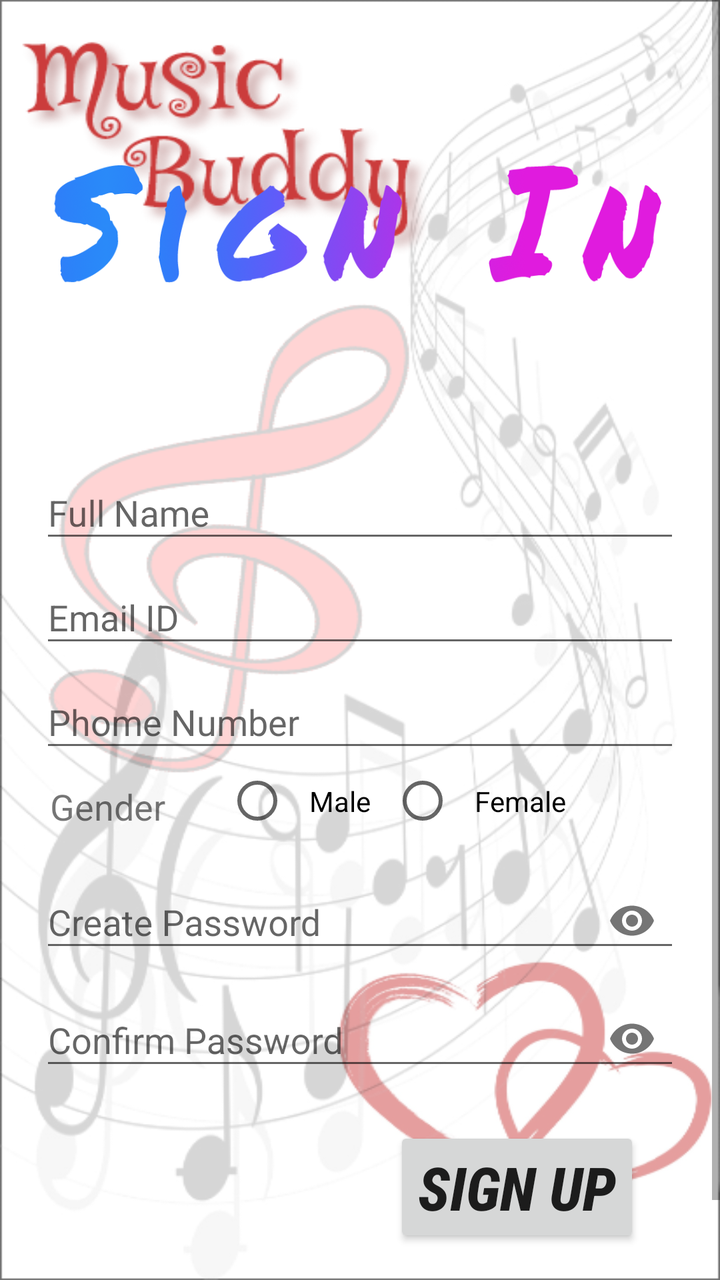
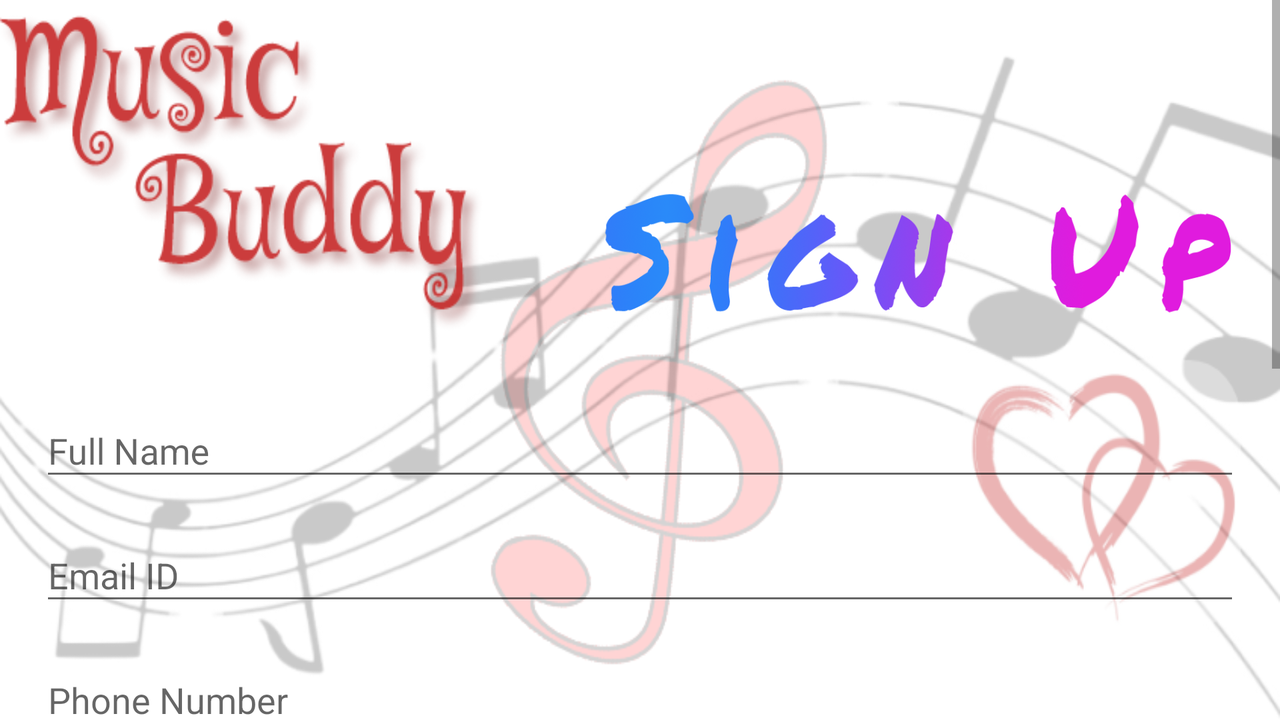

The same Android screen from two of the app's own layout files: first res/layout/ as a phone draws it, then the author's variant for another configuration, drawn on a device whose configuration selects that folder. Both files follow.
<!-- AndroidManifest.xml: application theme NoBarTheme -->
<!-- res/layout/activity_sign_up.xml -->
<?xml version="1.0" encoding="utf-8"?>
<ScrollView xmlns:android="http://schemas.android.com/apk/res/android"
    xmlns:app="http://schemas.android.com/apk/res-auto"
    xmlns:tools="http://schemas.android.com/tools"
    android:layout_width="match_parent"
    android:layout_height="match_parent"
    tools:context=".SignUpActivity"
    android:orientation="vertical"
    android:background="@drawable/sign_up_bg">

    <LinearLayout
        android:layout_width="match_parent"
        android:layout_height="match_parent"
        android:orientation="vertical"
        android:paddingHorizontal="20dp"
        >
    <ImageView
            android:id="@+id/signInImgID"
            android:layout_width="wrap_content"
            android:layout_height="wrap_content"
            android:src="@drawable/sign_in_img"
            app:layout_constraintEnd_toEndOf="parent"
            app:layout_constraintHorizontal_bias="0.498"
            app:layout_constraintStart_toStartOf="parent"
            app:layout_constraintTop_toTopOf="parent" />

    <com.google.android.material.textfield.TextInputLayout
        android:layout_width="match_parent"
        android:layout_height="wrap_content"
        android:id="@+id/nameId">

        <com.google.android.material.textfield.TextInputEditText
            android:layout_width="match_parent"
            android:layout_height="wrap_content"
            android:hint="Full Name"
            android:inputType="textPersonName"
            android:id="@+id/nameEditId"/>

    </com.google.android.material.textfield.TextInputLayout>
    <com.google.android.material.textfield.TextInputLayout
        android:layout_width="match_parent"
        android:layout_height="wrap_content"
        android:id="@+id/emailId">

        <com.google.android.material.textfield.TextInputEditText
            android:layout_width="match_parent"
            android:layout_height="wrap_content"
            android:hint="Email ID"
            android:inputType="textEmailAddress"
            android:id="@+id/emailEditID"/>

    </com.google.android.material.textfield.TextInputLayout>
    <com.google.android.material.textfield.TextInputLayout
        android:layout_width="match_parent"
        android:layout_height="wrap_content"
        android:id="@+id/contactId">

        <com.google.android.material.textfield.TextInputEditText
            android:layout_width="match_parent"
            android:layout_height="wrap_content"
            android:hint="Phome Number"
            android:inputType="phone"
            android:id="@+id/contactEditID"/>

    </com.google.android.material.textfield.TextInputLayout>
        <LinearLayout
            android:layout_width="wrap_content"
            android:layout_height="wrap_content">
    <TextView
        android:layout_width="wrap_content"
        android:layout_height="wrap_content"
        android:text="Gender"
        android:paddingVertical="10dp"
        android:textSize="18sp"
        android:paddingLeft="5dp"
        android:paddingRight="30dp"
        android:id="@+id/genderTextId"/>
    <RadioGroup
        android:layout_width="wrap_content"
        android:layout_height="wrap_content"
        android:id="@+id/genderId"
        android:orientation="horizontal">

        <RadioButton
            android:layout_width="wrap_content"
            android:layout_height="wrap_content"
            android:id="@+id/maleId"
            android:text="Male"
            android:padding="10dp"/>

        <RadioButton
            android:layout_width="wrap_content"
            android:layout_height="wrap_content"
            android:id="@+id/femaleId"
            android:text="Female"
            android:padding="10dp"/>
    </RadioGroup>
        </LinearLayout>
    <com.google.android.material.textfield.TextInputLayout
        android:layout_width="match_parent"
        android:layout_height="wrap_content"
        android:id="@+id/passwordId"
        app:passwordToggleEnabled="true">

        <com.google.android.material.textfield.TextInputEditText
            android:layout_width="match_parent"
            android:layout_height="wrap_content"
            android:hint="Create Password"
            android:inputType="textPassword"
            android:id="@+id/passwordEditID"/>

    </com.google.android.material.textfield.TextInputLayout>
    <com.google.android.material.textfield.TextInputLayout
        android:layout_width="match_parent"
        android:layout_height="wrap_content"
        android:id="@+id/passwordConfId"
        app:passwordToggleEnabled="true">

        <com.google.android.material.textfield.TextInputEditText
            android:layout_width="match_parent"
            android:layout_height="wrap_content"
            android:hint="Confirm Password"
            android:inputType="textPassword"
            android:id="@+id/passwordConfEditID"/>

    </com.google.android.material.textfield.TextInputLayout>

    <Button
        android:layout_width="wrap_content"
        android:layout_height="wrap_content"
        android:text="Sign Up"
        android:fontFamily="sans-serif-condensed-medium"
        android:textStyle="italic|bold"
        android:textSize="30sp"
        android:layout_gravity="right"
        android:layout_margin="20dp"
        android:id="@+id/signUpBtnId"/>
    <TextView
            android:layout_width="match_parent"
            android:layout_height="match_parent"
            android:textStyle="bold"
            android:text="Already have an account? Click here"
            android:gravity="bottom|center"
            android:id="@+id/haveAccId"
        android:paddingTop="20dp"/>
    </LinearLayout>
</ScrollView>
<!-- resources referenced by this layout -->
<resources>
  <!-- drawable sign_in_img: png bitmap (drawable, 113055 bytes) -->
  <!-- drawable sign_up_bg: png bitmap (drawable, 177601 bytes) -->
  <style name="NoBarTheme" parent="Theme.AppCompat.Light.NoActionBar">
          
          <item name="colorPrimary">@color/colorPrimary</item>
          <item name="colorPrimaryDark">@color/colorPrimaryDark</item>
          <item name="colorAccent">@color/colorAccent</item>
      </style>
  <color name="colorPrimary">#6200EE</color>
  <color name="colorPrimaryDark">#3700B3</color>
  <color name="colorAccent">#03DAC5</color>
</resources>
<!-- res/layout-land/activity_sign_up.xml (the author's variant of the layout above) -->
<!-- drawn on the phone turned sideways -->
<?xml version="1.0" encoding="utf-8"?>
<ScrollView xmlns:android="http://schemas.android.com/apk/res/android"
    xmlns:app="http://schemas.android.com/apk/res-auto"
    xmlns:tools="http://schemas.android.com/tools"
    android:layout_width="match_parent"
    android:layout_height="match_parent"
    tools:context=".SignUpActivity"
    android:orientation="vertical"
    android:background="@drawable/sign_up_bg_land">

    <LinearLayout
        android:layout_width="match_parent"
        android:layout_height="match_parent"
        android:orientation="vertical"
        android:paddingHorizontal="20dp">

        <ImageView
            android:id="@+id/signInImgID"
            android:layout_width="wrap_content"
            android:layout_height="113dp"
            android:layout_marginTop="70dp"
            android:src="@drawable/sign_up_img"
            app:layout_constraintEnd_toEndOf="parent"
            app:layout_constraintHorizontal_bias="0.498"
            app:layout_constraintStart_toStartOf="parent"
            app:layout_constraintTop_toTopOf="parent"
            android:layout_marginLeft="280dp"/>

    <com.google.android.material.textfield.TextInputLayout
        android:layout_width="match_parent"
        android:layout_height="wrap_content"
        android:id="@+id/nameId"
        android:layout_marginTop="10dp">

        <com.google.android.material.textfield.TextInputEditText
            android:layout_width="match_parent"
            android:layout_height="wrap_content"
            android:hint="Full Name"
            android:inputType="textPersonName"
            android:id="@+id/nameEditId"/>

    </com.google.android.material.textfield.TextInputLayout>
    <com.google.android.material.textfield.TextInputLayout
        android:layout_width="match_parent"
        android:layout_height="wrap_content"
        android:id="@+id/emailId"
        android:layout_marginTop="10dp">

        <com.google.android.material.textfield.TextInputEditText
            android:layout_width="match_parent"
            android:layout_height="wrap_content"
            android:hint="Email ID"
            android:inputType="textEmailAddress"
            android:id="@+id/emailEditID"/>

    </com.google.android.material.textfield.TextInputLayout>
    <com.google.android.material.textfield.TextInputLayout
        android:layout_width="match_parent"
        android:layout_height="wrap_content"
        android:id="@+id/contactId"
        android:layout_marginTop="10dp">

        <com.google.android.material.textfield.TextInputEditText
            android:layout_width="match_parent"
            android:layout_height="wrap_content"
            android:hint="Phone Number"
            android:inputType="phone"
            android:id="@+id/contactEditID"/>

    </com.google.android.material.textfield.TextInputLayout>
        <LinearLayout
            android:layout_width="wrap_content"
            android:layout_height="wrap_content"
            android:orientation="horizontal"
            android:layout_marginTop="10dp">
    <TextView
        android:layout_width="wrap_content"
        android:layout_height="wrap_content"
        android:text="Gender"
        android:paddingVertical="10dp"
        android:textSize="18sp"
        android:paddingLeft="5dp"
        android:paddingRight="30dp"
        android:id="@+id/genderTextId"/>
    <RadioGroup
        android:layout_width="wrap_content"
        android:layout_height="wrap_content"
        android:id="@+id/genderId"
        android:orientation="horizontal">

        <RadioButton
            android:layout_width="wrap_content"
            android:layout_height="wrap_content"
            android:id="@+id/maleId"
            android:text="Male"
            android:paddingHorizontal="10dp"/>

        <RadioButton
            android:layout_width="wrap_content"
            android:layout_height="wrap_content"
            android:id="@+id/femaleId"
            android:text="Female"
            android:paddingHorizontal="10dp"/>
    </RadioGroup>
        </LinearLayout>
    <com.google.android.material.textfield.TextInputLayout
        android:layout_width="match_parent"
        android:layout_height="wrap_content"
        android:id="@+id/passwordId"
        app:passwordToggleEnabled="true"
        android:layout_marginTop="10dp">

        <com.google.android.material.textfield.TextInputEditText
            android:layout_width="match_parent"
            android:layout_height="wrap_content"
            android:hint="Create Password"
            android:inputType="textPassword"
            android:id="@+id/passwordEditID"/>

    </com.google.android.material.textfield.TextInputLayout>
    <com.google.android.material.textfield.TextInputLayout
        android:layout_width="match_parent"
        android:layout_height="wrap_content"
        android:id="@+id/passwordConfId"
        app:passwordToggleEnabled="true"
        android:layout_marginTop="10dp">

        <com.google.android.material.textfield.TextInputEditText
            android:layout_width="match_parent"
            android:layout_height="wrap_content"
            android:hint="Confirm Password"
            android:inputType="textPassword"
            android:id="@+id/passwordConfEditID"/>

    </com.google.android.material.textfield.TextInputLayout>

    <Button
        android:layout_width="wrap_content"
        android:layout_height="wrap_content"
        android:text="Sign Up"
        android:fontFamily="sans-serif-condensed-medium"
        android:textStyle="italic|bold"
        android:textSize="30sp"
        android:layout_gravity="right"
        android:layout_marginTop="10dp"
        android:id="@+id/signUpBtnId"/>
    <TextView
            android:layout_width="match_parent"
            android:layout_height="match_parent"
            android:textStyle="bold"
            android:text="Already have an account? Click here"
            android:gravity="bottom|center"
            android:id="@+id/haveAccId"
        android:layout_marginTop="30dp"
        android:textSize="30sp"/>
    </LinearLayout>
</ScrollView>
<!-- resources referenced by the variant -->
<!-- as the phone turned sideways resolves them -->
<resources>
  <!-- drawable sign_up_bg_land: png bitmap (drawable, 146112 bytes) -->
  <!-- drawable sign_up_img: png bitmap (drawable, 115467 bytes) -->
  <style name="NoBarTheme" parent="Theme.AppCompat.Light.NoActionBar">
          
          <item name="colorPrimary">@color/colorPrimary</item>
          <item name="colorPrimaryDark">@color/colorPrimaryDark</item>
          <item name="colorAccent">@color/colorAccent</item>
      </style>
  <color name="colorPrimary">#6200EE</color>
  <color name="colorPrimaryDark">#3700B3</color>
  <color name="colorAccent">#03DAC5</color>
</resources>
